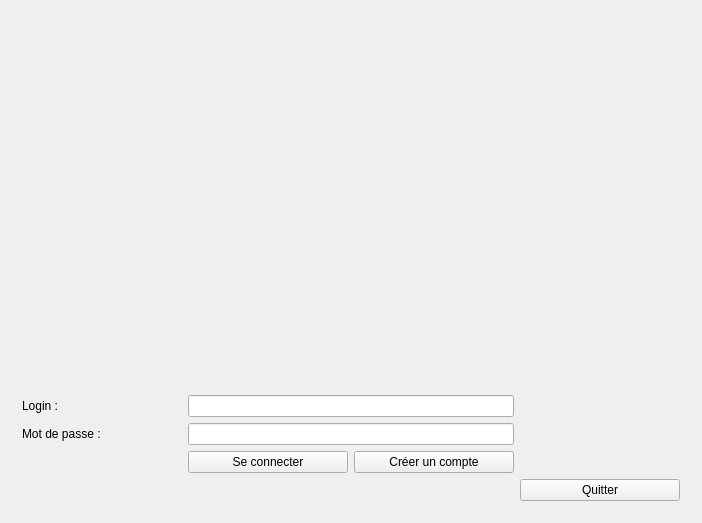
<?xml version="1.0" encoding="UTF-8"?>
<ui version="4.0">
 <class>MainWindow</class>
 <widget class="QMainWindow" name="MainWindow">
  <property name="geometry">
   <rect>
    <x>0</x>
    <y>0</y>
    <width>702</width>
    <height>523</height>
   </rect>
  </property>
  <property name="windowTitle">
   <string>Puissance 5</string>
  </property>
  <widget class="QWidget" name="centralWidget">
   <layout class="QHBoxLayout" name="horizontalLayout_2">
    <item>
     <widget class="QStackedWidget" name="stackedWidget">
      <property name="currentIndex">
       <number>0</number>
      </property>
      <widget class="QWidget" name="welcomePage">
       <layout class="QHBoxLayout" name="horizontalLayout_3">
        <item>
         <layout class="QGridLayout" name="gridLayout">
          <item row="1" column="0">
           <widget class="QLabel" name="welcomeLoginlabel">
            <property name="text">
             <string>Login :</string>
            </property>
           </widget>
          </item>
          <item row="0" column="1">
           <spacer name="verticalSpacer_2">
            <property name="orientation">
             <enum>Qt::Vertical</enum>
            </property>
            <property name="sizeHint" stdset="0">
             <size>
              <width>20</width>
              <height>40</height>
             </size>
            </property>
           </spacer>
          </item>
          <item row="3" column="1">
           <widget class="QPushButton" name="welcomeConnect">
            <property name="text">
             <string>Se connecter</string>
            </property>
           </widget>
          </item>
          <item row="2" column="0">
           <widget class="QLabel" name="welcomePassLabel">
            <property name="text">
             <string>Mot de passe :</string>
            </property>
           </widget>
          </item>
          <item row="2" column="1" colspan="2">
           <widget class="QLineEdit" name="welcomePassEdit">
            <property name="echoMode">
             <enum>QLineEdit::Password</enum>
            </property>
           </widget>
          </item>
          <item row="3" column="2">
           <widget class="QPushButton" name="welcomeCreate">
            <property name="text">
             <string>Créer un compte</string>
            </property>
           </widget>
          </item>
          <item row="1" column="1" colspan="2">
           <widget class="QLineEdit" name="welcomeLoginEdit"/>
          </item>
          <item row="4" column="3">
           <widget class="QPushButton" name="welcomeQuit">
            <property name="text">
             <string>Quitter</string>
            </property>
           </widget>
          </item>
          <item row="4" column="1" colspan="2">
           <widget class="QLabel" name="welcomeState">
            <property name="text">
             <string/>
            </property>
           </widget>
          </item>
         </layout>
        </item>
       </layout>
      </widget>
      <widget class="QWidget" name="listPage">
       <layout class="QHBoxLayout" name="horizontalLayout_4">
        <item>
         <layout class="QGridLayout" name="gridLayout_2">
          <item row="2" column="1">
           <widget class="QPushButton" name="listCreate">
            <property name="text">
             <string>Créer une nouvelle partie</string>
            </property>
           </widget>
          </item>
          <item row="2" column="0">
           <widget class="QPushButton" name="listRefresh">
            <property name="text">
             <string>Actualiser</string>
            </property>
           </widget>
          </item>
          <item row="1" column="0" colspan="2">
           <widget class="QListView" name="listView">
            <property name="sizePolicy">
             <sizepolicy hsizetype="Expanding" vsizetype="Expanding">
              <horstretch>0</horstretch>
              <verstretch>0</verstretch>
             </sizepolicy>
            </property>
           </widget>
          </item>
          <item row="2" column="2">
           <widget class="QPushButton" name="listQuit">
            <property name="text">
             <string>Quitter</string>
            </property>
           </widget>
          </item>
          <item row="0" column="0">
           <widget class="QLabel" name="label">
            <property name="text">
             <string>Liste des parties en attente.</string>
            </property>
           </widget>
          </item>
         </layout>
        </item>
       </layout>
      </widget>
      <widget class="QWidget" name="createPage">
       <layout class="QHBoxLayout" name="horizontalLayout_5">
        <item>
         <layout class="QGridLayout" name="gridLayout_4">
          <item row="1" column="1">
           <widget class="QPushButton" name="CreateCreate">
            <property name="text">
             <string>Créer</string>
            </property>
           </widget>
          </item>
          <item row="1" column="2">
           <widget class="QPushButton" name="createQuit">
            <property name="text">
             <string>Quitter</string>
            </property>
           </widget>
          </item>
          <item row="1" column="0">
           <spacer name="horizontalSpacer">
            <property name="orientation">
             <enum>Qt::Horizontal</enum>
            </property>
            <property name="sizeHint" stdset="0">
             <size>
              <width>40</width>
              <height>20</height>
             </size>
            </property>
           </spacer>
          </item>
          <item row="0" column="0" colspan="2">
           <widget class="QGroupBox" name="groupBox">
            <property name="title">
             <string>Création d'une nouvelle partie</string>
            </property>
            <layout class="QFormLayout" name="formLayout">
             <item row="0" column="0">
              <widget class="QLabel" name="label_3">
               <property name="text">
                <string>Nom de la partie : </string>
               </property>
              </widget>
             </item>
             <item row="0" column="1">
              <widget class="QLineEdit" name="createName"/>
             </item>
             <item row="1" column="0">
              <widget class="QLabel" name="label_4">
               <property name="text">
                <string>Nombre de joueurs : </string>
               </property>
              </widget>
             </item>
             <item row="1" column="1">
              <widget class="QSpinBox" name="createNbPlayers"/>
             </item>
             <item row="2" column="0">
              <widget class="QLabel" name="label_5">
               <property name="text">
                <string>Taille du carré de jeu :</string>
               </property>
              </widget>
             </item>
             <item row="2" column="1">
              <widget class="QSpinBox" name="createSize"/>
             </item>
             <item row="3" column="0">
              <widget class="QLabel" name="label_6">
               <property name="text">
                <string>Nombre d'alignements :</string>
               </property>
              </widget>
             </item>
             <item row="3" column="1">
              <widget class="QSpinBox" name="createNbAlign"/>
             </item>
            </layout>
           </widget>
          </item>
         </layout>
        </item>
       </layout>
      </widget>
      <widget class="QWidget" name="waitingPage">
       <widget class="QPushButton" name="pushButton">
        <property name="geometry">
         <rect>
          <x>450</x>
          <y>410</y>
          <width>93</width>
          <height>28</height>
         </rect>
        </property>
        <property name="text">
         <string>Quitter</string>
        </property>
       </widget>
       <widget class="QListView" name="listView_2">
        <property name="geometry">
         <rect>
          <x>90</x>
          <y>120</y>
          <width>256</width>
          <height>192</height>
         </rect>
        </property>
       </widget>
      </widget>
      <widget class="QWidget" name="gamePage">
       <layout class="QHBoxLayout" name="horizontalLayout">
        <item>
         <layout class="QVBoxLayout" name="verticalLayout">
          <item>
           <spacer name="verticalSpacer">
            <property name="orientation">
             <enum>Qt::Vertical</enum>
            </property>
            <property name="sizeHint" stdset="0">
             <size>
              <width>20</width>
              <height>40</height>
             </size>
            </property>
           </spacer>
          </item>
          <item>
           <widget class="QPushButton" name="gameQuit">
            <property name="text">
             <string>Quitter</string>
            </property>
           </widget>
          </item>
         </layout>
        </item>
       </layout>
      </widget>
     </widget>
    </item>
   </layout>
  </widget>
  <widget class="QMenuBar" name="menuBar">
   <property name="geometry">
    <rect>
     <x>0</x>
     <y>0</y>
     <width>702</width>
     <height>25</height>
    </rect>
   </property>
  </widget>
 </widget>
 <layoutdefault spacing="6" margin="11"/>
 <tabstops>
  <tabstop>welcomeLoginEdit</tabstop>
  <tabstop>welcomePassEdit</tabstop>
  <tabstop>welcomeConnect</tabstop>
  <tabstop>welcomeCreate</tabstop>
  <tabstop>welcomeQuit</tabstop>
  <tabstop>gameQuit</tabstop>
 </tabstops>
 <resources/>
 <connections>
  <connection>
   <sender>gameQuit</sender>
   <signal>clicked()</signal>
   <receiver>MainWindow</receiver>
   <slot>close()</slot>
   <hints>
    <hint type="sourcelabel">
     <x>350</x>
     <y>490</y>
    </hint>
    <hint type="destinationlabel">
     <x>350</x>
     <y>261</y>
    </hint>
   </hints>
  </connection>
  <connection>
   <sender>welcomeQuit</sender>
   <signal>clicked()</signal>
   <receiver>MainWindow</receiver>
   <slot>close()</slot>
   <hints>
    <hint type="sourcelabel">
     <x>602</x>
     <y>490</y>
    </hint>
    <hint type="destinationlabel">
     <x>350</x>
     <y>261</y>
    </hint>
   </hints>
  </connection>
  <connection>
   <sender>listQuit</sender>
   <signal>clicked()</signal>
   <receiver>MainWindow</receiver>
   <slot>close()</slot>
   <hints>
    <hint type="sourcelabel">
     <x>571</x>
     <y>485</y>
    </hint>
    <hint type="destinationlabel">
     <x>350</x>
     <y>261</y>
    </hint>
   </hints>
  </connection>
  <connection>
   <sender>createQuit</sender>
   <signal>clicked()</signal>
   <receiver>MainWindow</receiver>
   <slot>close()</slot>
   <hints>
    <hint type="sourcelabel">
     <x>640</x>
     <y>490</y>
    </hint>
    <hint type="destinationlabel">
     <x>350</x>
     <y>261</y>
    </hint>
   </hints>
  </connection>
 </connections>
</ui>
